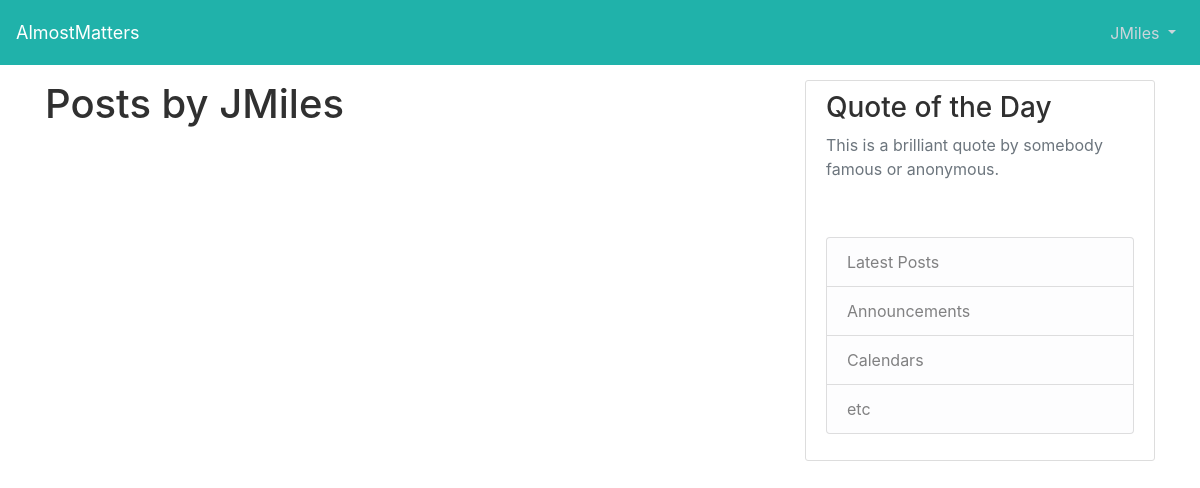
The page /user/posts/2 on the database as committed earlier.
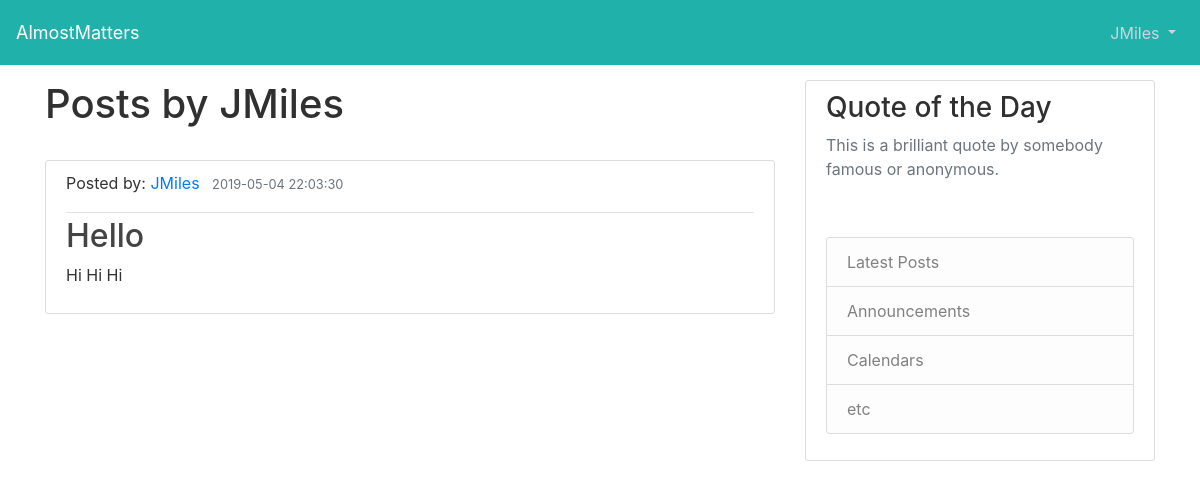
The same page on the database as committed later.
### models.py (models this page shows, shortened)
class Users(db.Model):
    id = db.Column(db.Integer, primary_key=True)
    first_name = db.Column(db.String(45), nullable=True)
    last_name = db.Column(db.String(45), nullable=True)
    email = db.Column(db.String(45), unique=True, nullable=False)
    password = db.Column(db.String(45), nullable=False)
    screen_name = db.Column(db.String(45), unique=True, nullable=False)
    profile_pic = db.Column(db.String(20), nullable=False, default='/static/profile_avatar.jpg')
    articles = db.relationship('Articles', backref='author', lazy=True)
    created_at = db.Column(db.DateTime, server_default=func.now())
    updated_at = db.Column(db.DateTime, server_default=func.now(), onupdate=func.now())

class Articles(db.Model):
    id = db.Column(db.Integer, primary_key=True)
    title = db.Column(db.String(30))
    content = db.Column(db.Text, nullable=False)
    user_id = db.Column(db.Integer, db.ForeignKey("users.id"), nullable=False)
    created_at = db.Column(db.DateTime, server_default=func.now())
    updated_at = db.Column(db.DateTime, server_default=func.now(), onupdate=func.now())

### controller_functions.py (the view)
def show_user_posts(id):
    print(f"ROUTE: show_user_posts")
    current_user = Users.query.get(id)
    user_posts = current_user.articles
    user_posts.reverse()
    return render_template("user_posts.html", user=current_user, posts=user_posts)

### templates/user_posts.html (shortened to what this page needs)
{% extends "./layout.html" %}
{% block content %}
    <h1>Posts by {{ user.screen_name }}</h1>
    <br>
    {% for post in posts %}
        <article class="media content-section">
          <div class="media-body">
            <div class="article-metadata">
                <p>Posted by:
                    <a class="mr-2" href="/user/posts/{{ post.author.id }}">{{ post.author.screen_name }}</a>
                    <small class="text-muted">{{ post.created_at }}</small>
                </p>
            </div>
            <h2><a class="article-title" href="#">{{ post.title }}</a></h2>
            <p class="article-content">{{ post.content }}</p>
          </div>
        </article>
    {% endfor %}
{% endblock content %}

### templates/layout.html (shortened to what this page needs)
<!DOCTYPE html>
<html lang="en" xmlns:http="http://www.w3.org/1999/xhtml">
    <head>
      <link rel="stylesheet" href="https://stackpath.bootstrapcdn.com/bootstrap/4.3.1/css/bootstrap.min.css">
      <link rel="stylesheet" type="text/css" href="{{ url_for('static', filename='styles.css') }}">
    </head>
    <body>
        <header class="site-header">
            <nav class="navbar navbar-expand-md navbar-dark bg-steel fixed-top">
                <a class="navbar-brand abs" href="#">AlmostMatters</a>
                <div class="navbar-collapse collapse" id="collapsingNavbar">
                    <ul class="navbar-nav ml-auto">
                        <li class="nav-item dropdown">
                            <a class="nav-link dropdown-toggle" id="navbarDropdownMenuLink-4" data-toggle="dropdown"
                            aria-haspopup="true" aria-expanded="false">
                             {{ user.screen_name }} </a>
                        </li>
                    </ul>
                </div>
            </nav>
        </header>
        <main role="main" class="container">
          <div class="row">
            <div class="col-md-8">
              {% block content %}{% endblock %}
            </div>
            <div class="col-md-4">
              <div class="content-section">
                <h3>Quote of the Day</h3>
                  <p class='text-muted'>This is a brilliant quote by somebody famous or anonymous.</p>
                  <br>
                  <p>
                  <ul class="list-group">
                    <li class="list-group-item list-group-item-light">Latest Posts</li>
                    <li class="list-group-item list-group-item-light">Announcements</li>
                    <li class="list-group-item list-group-item-light">Calendars</li>
                    <li class="list-group-item list-group-item-light">etc</li>
                  </ul>
                </p>
              </div>
            </div>
          </div>
         </main>
    </body>
</html>

### static/styles.css (style rules this page uses)
body { background: white; color: #333333; margin-top: 5rem; }
h1, h2, h3, h4, h5, h6 { color: #303030; }
.navbar-brand { font-size: large; }
.bg-steel { background-color: lightseagreen; height: 65px;; }
.site-header .navbar-nav .nav-link { color: #cbd5db; }
.content-section { background: #ffffff; padding: 10px 20px; border: 1px solid #dddddd; border-radius: 3px; margin-bottom: 20px; }
.article-title { color: #444444; }
.article-content { white-space: pre-line; }
.article-metadata { padding-bottom: 1px; margin-bottom: 4px; border-bottom: 1px solid #e3e3e3 }

Rows that differ between the two databases and show on the page:
added Articles: author.screen_name "JMiles", created_at "2019-05-04 22:03:30", title "Hello", content "Hi Hi Hi"
